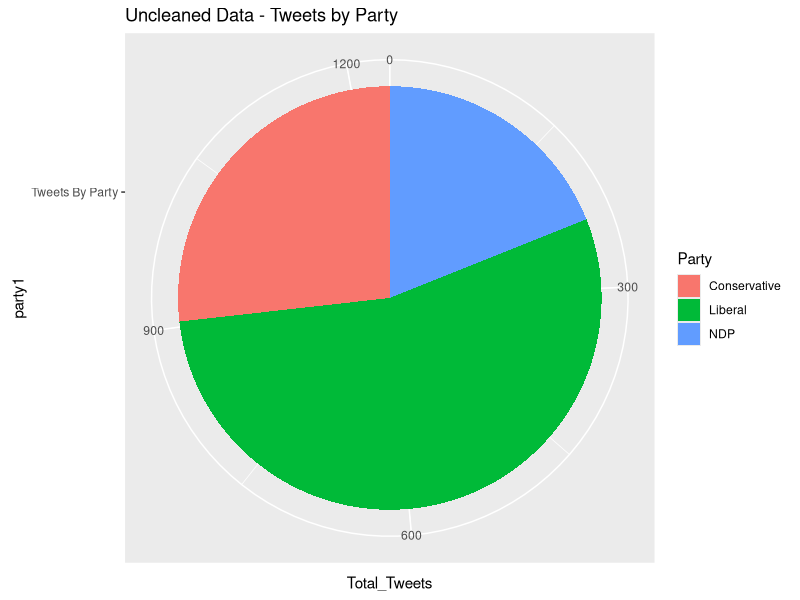
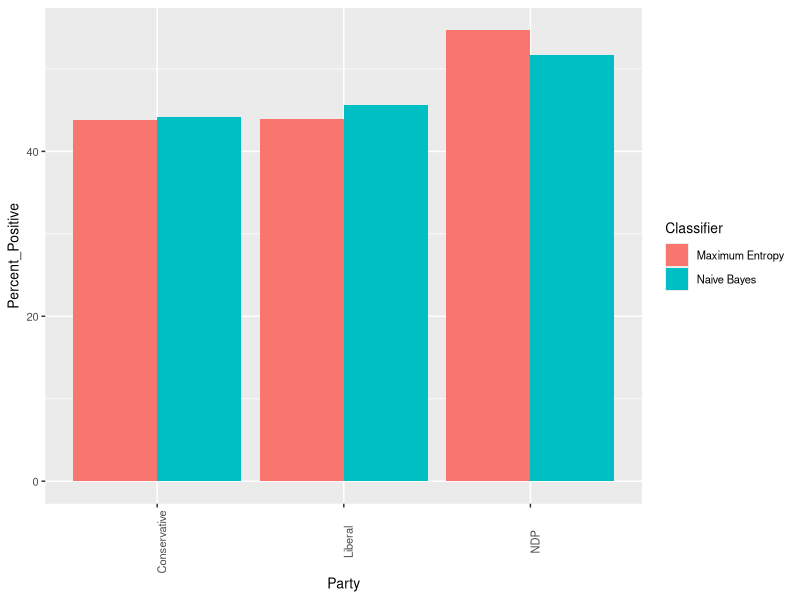
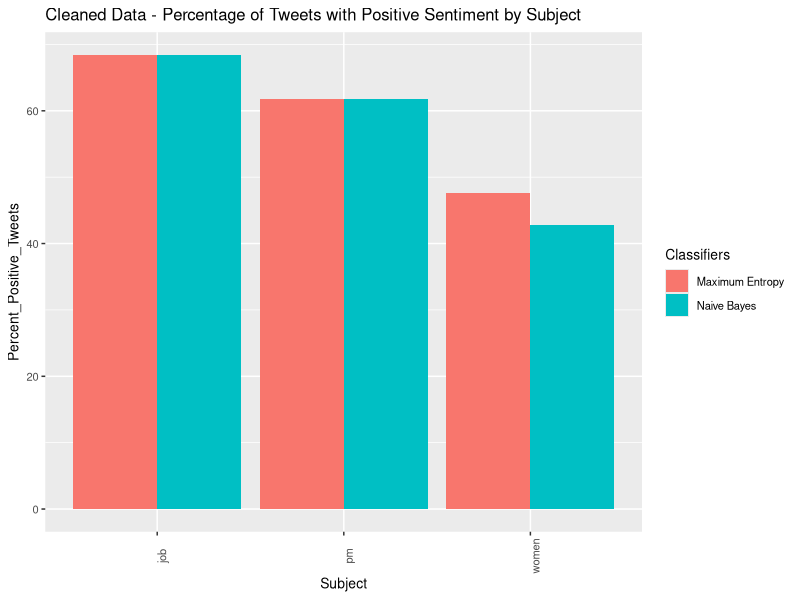

R code for these plots, in order:
library(ggplot2)
dat1 <- data.frame(
  Party = factor(c("NDP","Liberal","Conservative")), 
  party1 = factor(c("Tweets By Party")), levels=c("Tweets By Party"),
  Total_Tweets = c(234, 671, 331)
)

dat2 <- data.frame(
  Classifier = factor(c("Maximum Entropy", "Naive Bayes")),
  Party = factor(c("NDP","Liberal","Conservative", "NDP","Liberal","Conservative")), levels=c("NDP","Liberal","Conservative"),
  Percent_Positive = c(54.7008547009, 45.6035767511, 43.8066465257, 51.7094017094, 43.9642324888, 44.1087613293)
)


dat3 <- data.frame(
  Classifiers = factor(c("Maximum Entropy", "Naive Bayes")),
  Subject = factor(c("job","pm","women", "job","pm", "women")), levels=c("job","pm","women"),
  Percent_Positive_Tweets = c(68.4210526316, 61.7647058824, 47.619047619, 68.4210526316, 61.7647058824, 42.8571428571)
)

ggplot(data=dat1, aes(x=party1, y=Total_Tweets, fill=Party)) +
  geom_bar(stat="identity") + coord_polar(theta="y") + ggtitle("Uncleaned Data - Tweets by Party")

ggplot(data=dat2, aes(x=Party, y=Percent_Positive, fill=Classifier)) +
  geom_bar(stat="identity", position=position_dodge()) + theme(text = element_text(size=10), axis.text.x = element_text(angle=90, vjust=1))
ggtitle("Uncleaned Data - Percentage of Tweets with Positive Sentiment by Party")

ggplot(data=dat3, aes(x=Subject, y=Percent_Positive_Tweets, fill=Classifiers)) +
  geom_bar(stat="identity", position=position_dodge())  + theme(text = element_text(size=10), axis.text.x = element_text(angle=90, vjust=1)) +
  ggtitle("Cleaned Data - Percentage of Tweets with Positive Sentiment by Subject")

